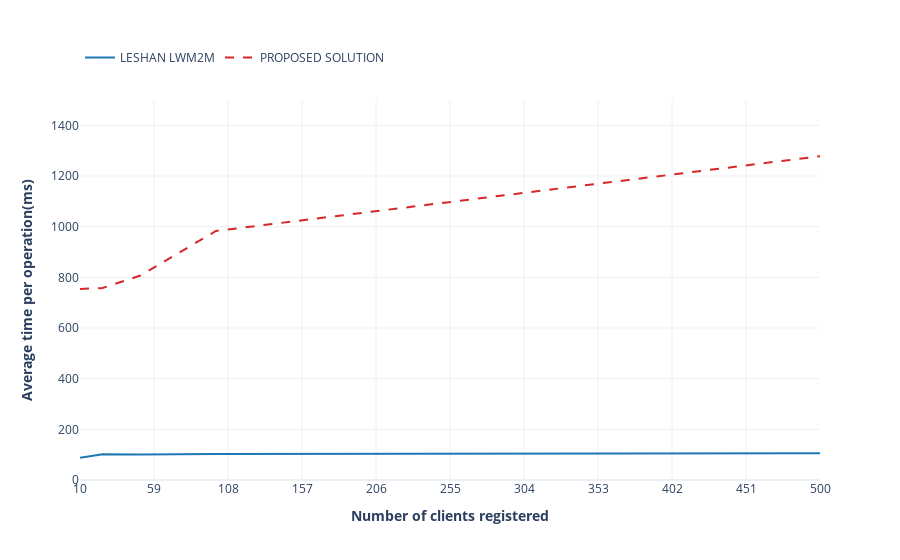

Source (notebook cell):
### Markdown cell above
### Eclipse Leshan vs Proposed solution. Average registration process

### Code cell
leshan = [88, 102, 101, 103, 106]
proposed = [754, 758, 807, 983, 1278]

leshanVsProposed2(leshan, proposed)

### Figure 1 — Plotly figure (JSON) as saved in the notebook; plotly's stock layout.template omitted (floating-point values rounded to 4 significant figures)
{"data": [{"line": {"color": "#1f77b4"}, "mode": "lines", "name": "LESHAN LWM2M", "type": "scatter", "x": [10, 25, 50, 100, 500], "y": [88, 102, 101, 103, 106]}, {"line": {"color": "#d62728", "dash": "dash"}, "mode": "lines", "name": "PROPOSED SOLUTION", "type": "scatter", "x": [10, 25, 50, 100, 500], "y": [754, 758, 807, 983, 1278]}], "layout": {"legend": {"orientation": "h", "y": 1.15}, "xaxis": {"dtick": 49, "range": [10, 500], "tick0": 10, "title": {"text": "<b>Number of clients registered</b>"}}, "yaxis": {"range": [0, 1500], "title": {"text": "<b>Average time per operation(ms)</b>"}}}}
